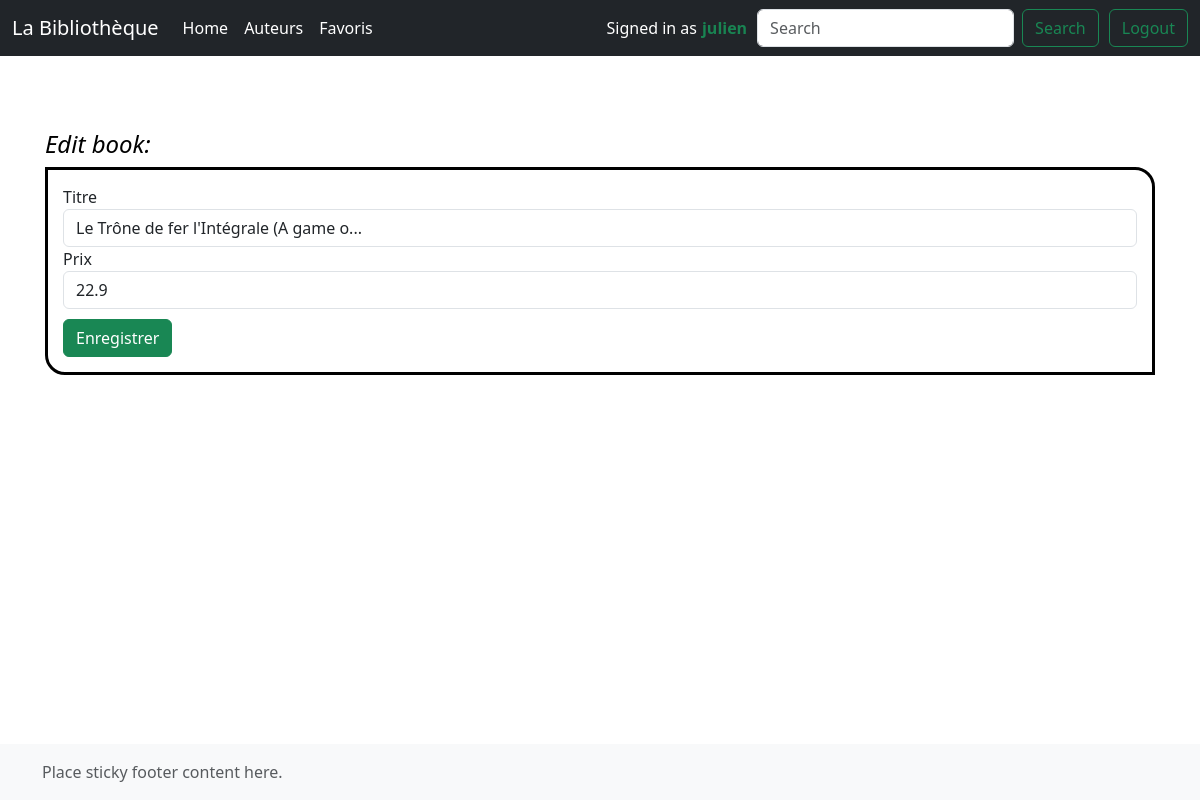
The page /edit-book/2 (signed in) on the database its author committed.
### tuto/models.py (models this page shows, shortened)
class User(db.Model, UserMixin):
    username = db.Column(db.String(50), primary_key=True)
    password = db.Column(db.String(64))
    favoris = db.relationship('Book', secondary=livre_favoris, lazy='subquery', backref='favorited_by')

class Book(db.Model):
    id = db.Column(db.Integer, primary_key = True)
    price = db.Column(db.Float)
    url = db.Column(db.String(200))
    image = db.Column(db.String(200))
    title = db.Column(db.String(100))
    author_id = db.Column(db.Integer, db.ForeignKey("author.id"))
    author = db.relationship('Author', back_populates='books')

### tuto/views.py (the view)
@app.route("/edit-book/<int:id>")
@login_required
def edit_book(id):
    b = get_book(id)
    f = NewBookForm(id=b.id, title=b.title, price=b.price)
    return render_template(
        "edit-book.html",
        book = b, form = f)

### tuto/views.py
class NewBookForm(FlaskForm):
    id = HiddenField('id')
    title = StringField('Titre', validators=[DataRequired()])
    price = StringField('Prix', validators=[DataRequired()])

### tuto/models.py (called while the page is built)
@login_manager.user_loader
def load_user(username):
    return User.query.get(username)

def get_book(id):
    return Book.query.get(id)

### tuto/templates/edit-book.html (shortened to what this page needs)
{% extends "base.html" %}
{% block styles %}
{{ super() }}
<link rel="stylesheet" href="{{url_for('static', filename='home.css')}}">
{% endblock %}
{% block content %}
  <h1 id="auteur">Edit book: {{ book.name }}</h1>
  <form id="StyleForm" role="form" method="POST" action="{{ url_for('save_edit_book') }}">
    <div class=
        {% if form.title.errors %}
            "form-group has-error"
        {% elif form.price.errors %}
            "form-group has-error"
        {% else %}
            "form-group"
        {% endif %}>
        {{ form.title.label }}
        {{ form.title(size=50, class_="form-control") }}
        {{ form.price.label }}
        {{ form.price(size=50, class_="form-control") }}
    </div>
    <input id="BtnSubmit" class="btn btn-success" type="submit" value="Enregistrer">
  </form>
{% endblock %}

### tuto/templates/base.html (shortened to what this page needs)
<!doctype html>
<html>
<head>
  {% block head %}
  {% block styles %}
  {{bootstrap.load_css()}}
  {% endblock %}
  {% endblock%}
</head>
<body>
  <header>
    <nav class="navbar navbar-expand-md navbar-dark fixed-top bg-dark">
      <div class="container-fluid">
        <a class="navbar-brand" href="/">La Bibliothèque</a>
        <div class="collapse navbar-collapse" id="navbarCollapse">
          <ul class="navbar-nav me-auto mb-2 mb-md-0">
            <li class="nav-item">
              <a class="nav-link active" aria-current="page" href="/">Home</a>
            </li>
            <li class="nav-item">
              <a class="nav-link active" aria-current="page" href="/list-author">Auteurs</a>
            </li>
            {% if current_user.is_authenticated %}
            <li class="nav-item">
              <a class="nav-link active" aria-current="page" href="/favoris">Favoris</a>
            </li>
            {% endif %}
          </ul>
          {% if current_user.is_authenticated %}
            <span id="SignAs" class="">Signed in as</span>
            <span id="nomConnecte" class="">{{ current_user.username }}</span>
          {% endif %}
          <form class="d-flex" role="search">
            <input id="barRecherche" class="form-control me-2" type="search" placeholder="Search" aria-label="Search">
            <button id="SearchBtn" class="btn btn-outline-success" type="submit" href="/search">Search</button>
          </form>
          {% if current_user.is_authenticated %}
            <button id="BtnAuth" class="btn btn-outline-success"><a class="nav-link active" aria-current="page" href="/logout/">Logout</a></button>
          {% else %}
            <button id="BtnAuth" class="btn btn-outline-success"><a class="nav-link active" aria-current="page" href="/login/">Login</a></button>
          {% endif %}
        </div>
      </div>
    </nav>
  </header>
  <main class='flex-shrink-0' style="margin-top: 70px;">
    <div class='container'>
      {% block content %}{% endblock %}
    </div>
  </main>
  <footer class="footer mt-auto py-3 bg-light fixed-bottom">
    <div class="container">
      <span class="text-muted">Place sticky footer content here.</span>
    </div>
  </footer>
</body>
</html>

### tuto/static/home.css (style rules this page uses)
main { margin-top: 8em; }
footer { position: fixed; bottom: 0; width: 100%; }
#barRecherche { margin: 0 10px 0 10px; }
#SearchBtn { margin-right: 10px; }
#StyleForm { border: 3px solid rgba(0, 0, 0); border-radius: 0 20px 0 20px; padding: 15px ; }
#SignAs { color: rgb(255, 255, 255); margin-right: 5px; }
#nomConnecte { color: #198452; font-weight: bold; }
#auteur { color : black; font-size: 1.5em; text-align: left; font-style: italic; }
#BtnSubmit { margin-top: 10px; }
main > .container { padding: 60px 15px 0; }

### rows shown on the page
User: username "julien"
Book: title "Le Trône de fer l'Intégrale (A game o...", price "22.9"
